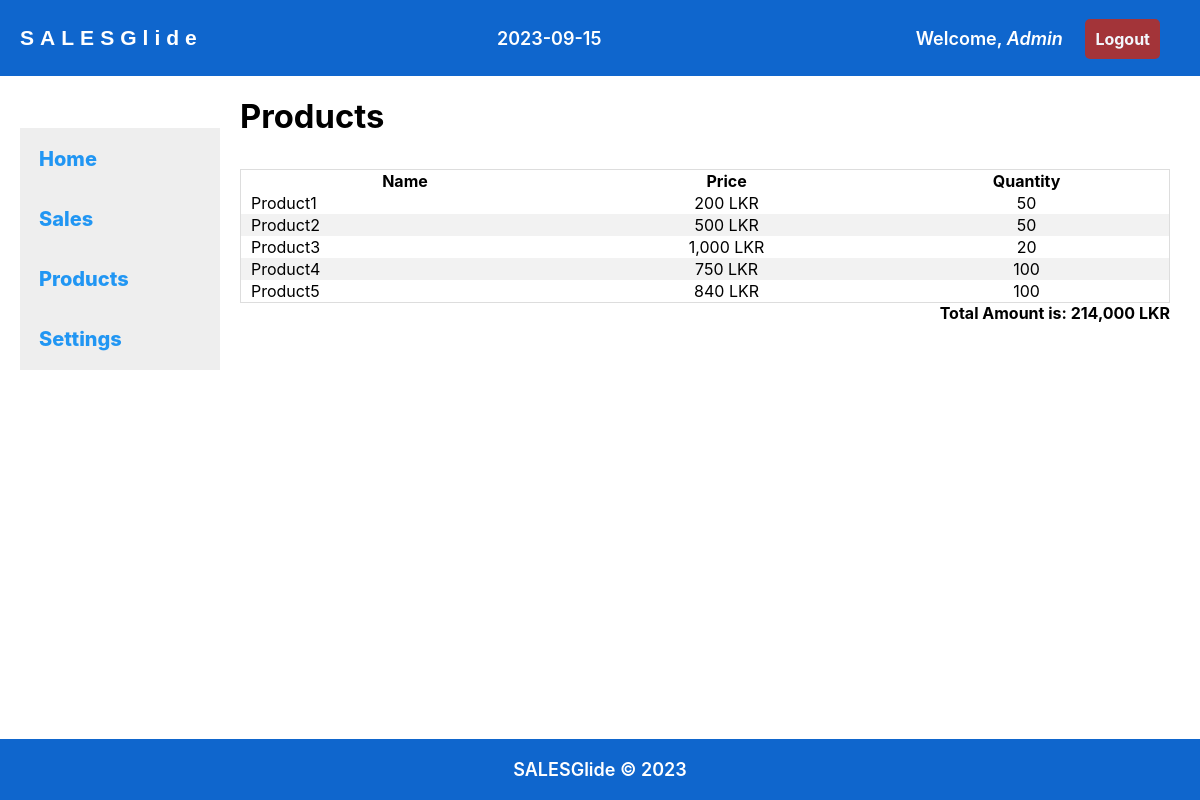
The app's page /products.php (signed in) with its own data.
### tables this page shows
CREATE TABLE `users` (
  `username` varchar(50) NOT NULL,
  `role` text NOT NULL,
  `password` varchar(40) NOT NULL
);

CREATE TABLE `products` (
  `product_id` int(11) NOT NULL,
  `product_name` varchar(100) NOT NULL,
  `product_price` int(11) NOT NULL,
  `product_quantity` int(11) NOT NULL,
  `date_added` timestamp NOT NULL DEFAULT current_timestamp(),
  `day` int(2) NOT NULL,
  `month` int(2) NOT NULL,
  `year` int(4) NOT NULL,
  `total_amount` int(11) NOT NULL
);

### products.php (the view, shortened to what this page needs)
<!DOCTYPE html>
<html>
<head>
	<link rel="stylesheet" type="text/css" href="../css/main.css">
</head>
<body>
<?php include "includes/top.php"; ?>
<div class="settingsWrapper">
	<?php
		include "includes/left.php";
	?>
	<div class="main" style="margin-top: 8%;">
	<h3> Products</h3>
			<table class="productTable">
				<thead>
				<tr class="info">
					<th>Name</th>
					<th>Price</th>
					<th>Quantity</th>
				</tr>
			</thead>
			<tbody>
			<?php
				 	@require "../app/Connect.php";
				 	$sql = "SELECT * FROM `products` WHERE `product_quantity`>0  ORDER BY `product_name` ASC";
				 	$result = $con->query($sql);
				 	if ($result->num_rows> 0) {
				 		while ($row = $result->fetch_assoc()) {
				 			?>
				 			<tr>
								<td style="padding-left:10px;"><?php echo $row['product_name']; ?></td>
								<td style="text-align:center;"><?php echo number_format($row['product_price']); ?> LKR</td>
								<td style="text-align:center;"><?php echo $row['product_quantity']; ?></td>
							</tr>
				 			<?php
				 		}
				 	}
				 	else
				 	{
				 		echo "No Product Added";
				 	}
				 ?>
			</tbody>
		</table>
		<?php
			@require "../app/Connect.php";
			$sql = "SELECT sum(total_amount) AS bb FROM `products`";
			$result = $con->query($sql);
			while ($row = $result->fetch_array()) {
				echo "<div class='total'><b>Total Amount is: " . number_format($row['bb']) . " LKR</b></div>";
			}
		?>
	</div>
	<div class="userFooter">
	    SALESGlide &copy; <?php echo date("Y"); ?>
	</div>
</div>
</body>
</html>

### top.php (shortened to what this page needs)
<div class="top">
	<div class="userHeader">
		<div class="logo">
			<a href="index.php">
				<h3 style="font-family:Arial;letter-spacing:6px;">SALESGlide</h3>
			</a>
		</div>
		<div class="date">
			<?php echo date("Y-m-d"); ?>
		</div>
		<div class="rightTop">Welcome, <i>
				<?php
				@require "../app/Connect.php";
				$namee = $_SESSION['username'];
				$sql = "SELECT * FROM `users` WHERE `username`='$namee'";
				$result = $con->query($sql);
				if ($result->num_rows > 0) {
					while ($row = $result->fetch_assoc()) {
						echo  $row['username'];
					}
				}
				?>
			</i>
			<a class="logoutBtn" href="logout.php">Logout</a>
		</div>
	</div>
</div>

### left.php
<div class="sidenav">
	<table class="table-one">
		<tr>
			<td><a href="index.php">Home</a></td>
		</tr>
		<tr>
			<td><a href="sales.php">Sales</a></td>
		</tr>
		<tr>
			<td><a href="products.php">Products</a></td>
		</tr>
		<tr>
			<td><a href="settings.php">Settings</a></td>
		</tr>
	</table>
</div>

### main.css (style rules this page uses)
* { box-sizing: border-box; }
body, html { font-family: -apple-system, BlinkMacSystemFont, 'Segoe UI', Roboto, Oxygen, Ubuntu, Cantarell, 'Open Sans', 'Helvetica Neue', sans-serif; margin: 0; align-items: center; }
.userHeader { width: 100%; position: fixed; z-index: 1; top: 0%; overflow-x: hidden; display: flex; background-color: #0F66CD; padding: 5px 20px; justify-content: space-between; align-items: center; flex-wrap: wrap; }
.logo { font-size: large; font-weight: 700; color: white; }
.logo a { font-size: large; font-weight: 700; color: white; text-decoration: none; }
.date { font-size: large; font-weight: 600; margin-right: 20px; color: white; }
.userFooter { position: absolute; width: 100%; left: 0; bottom: 0; background-color: #0F66CD; padding: 20px; text-align: center; font-size: large; color: white; font-weight: 600; }
.logoutBtn { color: white; font-size: medium; font-weight: 700; text-decoration: none; background-color: #AB3232; border-radius: 5px; padding: 10px; opacity: 0.95; }
.rightTop { font-size: large; font-weight: 600; margin-right: 20px; color: white; vertical-align: middle; }
.sidenav { width: 200px; position: fixed; z-index: 1; top: 16%; left: 20px; background: #eee; overflow-x: hidden; }
.sidenav a { padding: 6px 8px 6px 16px; text-decoration: none; font-weight: 800; font-size: 20px; color: #2196F3; display: block; width: 200px; margin: 10px 0px; }
.main { margin-top: 7%; margin-left: 230px; margin-right: 20px; font-size: 28px; padding: 0px 10px; }
.productTable { width: 100%; border-collapse: collapse; border: 1px solid #ddd; }
.info { font-size: medium; }
table { font-size: medium; }
td { width: fit-content; }
.productTable tr:nth-child(even) { background-color: #f2f2f2; }
.total { font-size: medium; text-align: right; }

### records on screen
users: username "Admin"
products: product_name "Product1", product_price "200", product_quantity "50"
products: product_name "Product2", product_price "500", product_quantity "50"
products: product_name "Product3", product_price "1,000", product_quantity "20"
products: product_name "Product4", product_price "750", product_quantity "100"
products: product_name "Product5", product_price "840", product_quantity "100"

### other values on screen
$row['bb'] "214,000"
